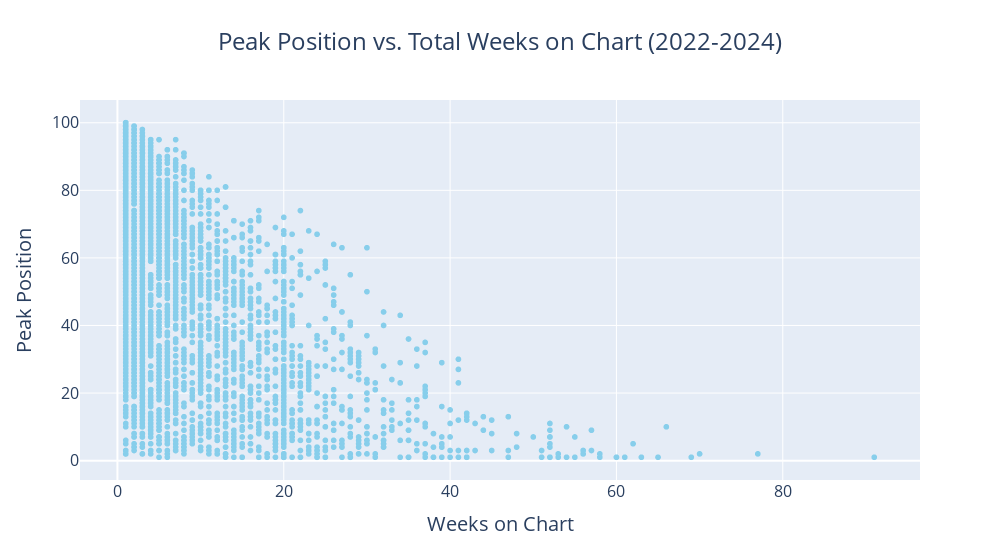

Notebook cell for this chart:
### Code cell
# Peak Position vs. Total Weeks on Chart (2022-2024)
# Create a scatter plot
fig = px.scatter(
    weeks_on_chart_sorted,
    x='Weeks on Chart',
    y='Peak Position',
    color_discrete_sequence=['skyblue'],
    hover_data=['Title', 'Singer(s)'],
    title='Peak Position vs. Total Weeks on Chart (2022-2024)',
    width=1000
)

# Customize the chart
fig.update_layout(
    title_font=dict(size=24),
    title_x=0.5,
    xaxis_title='Weeks on Chart',
    yaxis_title='Peak Position',
    xaxis_title_font=dict(size=20),
    yaxis_title_font=dict(size=20),
    xaxis=dict(
        tickfont=dict(size=16),
    ),
    yaxis=dict(
        tickfont=dict(size=16)
    ),
    hoverlabel=dict(
        font=dict(
            family="Arial",
            size=14
        )
    ),
    bargap=0.2
)

# Show the chart
fig.show()

### Figure 1 — Plotly figure (JSON) as saved in the notebook; plotly's stock layout.template omitted (floating-point values rounded to 4 significant figures; data arrays with more than 128 entries replaced by an {"elided": "..."} marker saying what was removed)
{"data": [{"customdata": {"elided": "3694x2 str values"}, "hovertemplate": "Weeks on Chart=%{x}<br>Peak Position=%{y}<br>Title=%{customdata[0]}<br>Singer(s)=%{customdata[1]}<extra></extra>", "legendgroup": "", "marker": {"color": "skyblue", "symbol": "circle"}, "mode": "markers", "name": "", "showlegend": false, "type": "scattergl", "x": {"elided": "3694 int values"}, "xaxis": "x", "y": {"elided": "3694 int values"}, "yaxis": "y"}], "layout": {"bargap": 0.2, "hoverlabel": {"font": {"family": "Arial", "size": 14}}, "legend": {"tracegroupgap": 0}, "title": {"font": {"size": 24}, "text": "Peak Position vs. Total Weeks on Chart (2022-2024)", "x": 0.5}, "width": 1000, "xaxis": {"anchor": "y", "domain": [0, 1], "tickfont": {"size": 16}, "title": {"font": {"size": 20}, "text": "Weeks on Chart"}}, "yaxis": {"anchor": "x", "domain": [0, 1], "tickfont": {"size": 16}, "title": {"font": {"size": 20}, "text": "Peak Position"}}}}
